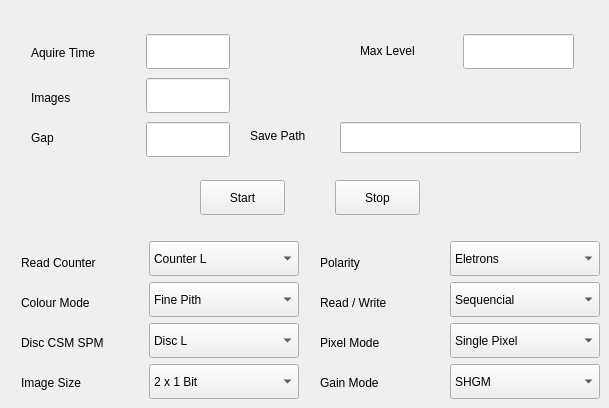
    <widget class="QWidget" name="Aquire">
     <attribute name="title">
      <string>Aquire</string>
     </attribute>
     <widget class="QLineEdit" name="Path_Input">
      <property name="geometry">
       <rect>
        <x>340</x>
        <y>122</y>
        <width>241</width>
        <height>31</height>
       </rect>
      </property>
      <property name="palette">
       <palette>
        <active>
         <colorrole role="Text">
          <brush brushstyle="SolidPattern">
           <color alpha="255">
            <red>255</red>
            <green>0</green>
            <blue>0</blue>
           </color>
          </brush>
         </colorrole>
        </active>
        <inactive>
         <colorrole role="Text">
          <brush brushstyle="SolidPattern">
           <color alpha="255">
            <red>255</red>
            <green>0</green>
            <blue>0</blue>
           </color>
          </brush>
         </colorrole>
        </inactive>
        <disabled>
         <colorrole role="Text">
          <brush brushstyle="SolidPattern">
           <color alpha="255">
            <red>159</red>
            <green>158</green>
            <blue>158</blue>
           </color>
          </brush>
         </colorrole>
        </disabled>
       </palette>
      </property>
     </widget>
     <widget class="QLabel" name="Path">
      <property name="geometry">
       <rect>
        <x>250</x>
        <y>125</y>
        <width>91</width>
        <height>21</height>
       </rect>
      </property>
      <property name="text">
       <string>Save Path</string>
      </property>
     </widget>
     <widget class="QPushButton" name="Start_Aquire">
      <property name="geometry">
       <rect>
        <x>200</x>
        <y>180</y>
        <width>85</width>
        <height>35</height>
       </rect>
      </property>
      <property name="text">
       <string>Start</string>
      </property>
     </widget>
     <widget class="QPushButton" name="Stop_Aquire">
      <property name="geometry">
       <rect>
        <x>335</x>
        <y>180</y>
        <width>85</width>
        <height>35</height>
       </rect>
      </property>
      <property name="text">
       <string>Stop</string>
      </property>
     </widget>
     <widget class="QLabel" name="Read_Couter">
      <property name="geometry">
       <rect>
        <x>21</x>
        <y>250</y>
        <width>122</width>
        <height>25</height>
       </rect>
      </property>
      <property name="text">
       <string>Read Counter</string>
      </property>
     </widget>
     <widget class="QComboBox" name="Read_Counter_Input">
      <property name="geometry">
       <rect>
        <x>149</x>
        <y>241</y>
        <width>150</width>
        <height>35</height>
       </rect>
      </property>
      <property name="focusPolicy">
       <enum>Qt::ClickFocus</enum>
      </property>
      <item>
       <property name="text">
        <string>Counter L</string>
       </property>
      </item>
      <item>
       <property name="text">
        <string>Counter H</string>
       </property>
      </item>
      <item>
       <property name="text">
        <string>Both</string>
       </property>
      </item>
     </widget>
     <widget class="QComboBox" name="Count_L_Input">
      <property name="geometry">
       <rect>
        <x>149</x>
        <y>364</y>
        <width>150</width>
        <height>35</height>
       </rect>
      </property>
      <property name="focusPolicy">
       <enum>Qt::ClickFocus</enum>
      </property>
      <item>
       <property name="text">
        <string>2 x 1 Bit</string>
       </property>
      </item>
      <item>
       <property name="text">
        <string>2 x 12 Bits</string>
       </property>
      </item>
      <item>
       <property name="text">
        <string>2 x 6 Bits</string>
       </property>
      </item>
      <item>
       <property name="text">
        <string>1 x 24 Bits</string>
       </property>
      </item>
     </widget>
     <widget class="QComboBox" name="Gain_Mode_Input">
      <property name="geometry">
       <rect>
        <x>450</x>
        <y>364</y>
        <width>150</width>
        <height>35</height>
       </rect>
      </property>
      <property name="focusPolicy">
       <enum>Qt::ClickFocus</enum>
      </property>
      <item>
       <property name="text">
        <string>SHGM</string>
       </property>
      </item>
      <item>
       <property name="text">
        <string>LGM</string>
       </property>
      </item>
      <item>
       <property name="text">
        <string>HGM</string>
       </property>
      </item>
      <item>
       <property name="text">
        <string>SLGM</string>
       </property>
      </item>
     </widget>
     <widget class="QLabel" name="Pixel_Mode">
      <property name="geometry">
       <rect>
        <x>320</x>
        <y>330</y>
        <width>94</width>
        <height>25</height>
       </rect>
      </property>
      <property name="text">
       <string>Pixel Mode</string>
      </property>
     </widget>
     <widget class="QComboBox" name="Pixel_Mode_Input">
      <property name="geometry">
       <rect>
        <x>450</x>
        <y>323</y>
        <width>150</width>
        <height>35</height>
       </rect>
      </property>
      <property name="focusPolicy">
       <enum>Qt::ClickFocus</enum>
      </property>
      <item>
       <property name="text">
        <string>Single Pixel</string>
       </property>
      </item>
      <item>
       <property name="text">
        <string>Charge Summing</string>
       </property>
      </item>
     </widget>
     <widget class="QLabel" name="Colour_Mode">
      <property name="geometry">
       <rect>
        <x>21</x>
        <y>290</y>
        <width>111</width>
        <height>25</height>
       </rect>
      </property>
      <property name="text">
       <string>Colour Mode</string>
      </property>
     </widget>
     <widget class="QLabel" name="CSM_SPM">
      <property name="geometry">
       <rect>
        <x>21</x>
        <y>330</y>
        <width>121</width>
        <height>25</height>
       </rect>
      </property>
      <property name="text">
       <string>Disc CSM SPM</string>
      </property>
     </widget>
     <widget class="QComboBox" name="Disc_CSM_SPM_Input">
      <property name="geometry">
       <rect>
        <x>149</x>
        <y>323</y>
        <width>150</width>
        <height>35</height>
       </rect>
      </property>
      <property name="focusPolicy">
       <enum>Qt::ClickFocus</enum>
      </property>
      <item>
       <property name="text">
        <string>Disc L</string>
       </property>
      </item>
      <item>
       <property name="text">
        <string>Disc H</string>
       </property>
      </item>
     </widget>
     <widget class="QLabel" name="Image_Size">
      <property name="geometry">
       <rect>
        <x>21</x>
        <y>370</y>
        <width>99</width>
        <height>25</height>
       </rect>
      </property>
      <property name="text">
       <string>Image Size</string>
      </property>
     </widget>
     <widget class="QLabel" name="Polarity">
      <property name="geometry">
       <rect>
        <x>320</x>
        <y>250</y>
        <width>66</width>
        <height>25</height>
       </rect>
      </property>
      <property name="text">
       <string>Polarity</string>
      </property>
     </widget>
     <widget class="QComboBox" name="Polarity_Input">
      <property name="geometry">
       <rect>
        <x>450</x>
        <y>241</y>
        <width>150</width>
        <height>35</height>
       </rect>
      </property>
      <property name="focusPolicy">
       <enum>Qt::ClickFocus</enum>
      </property>
      <item>
       <property name="text">
        <string>Eletrons</string>
       </property>
      </item>
      <item>
       <property name="text">
        <string>Holes</string>
       </property>
      </item>
     </widget>
     <widget class="QComboBox" name="Colour_Mode_Input">
      <property name="geometry">
       <rect>
        <x>149</x>
        <y>282</y>
        <width>150</width>
        <height>35</height>
       </rect>
      </property>
      <property name="focusPolicy">
       <enum>Qt::ClickFocus</enum>
      </property>
      <item>
       <property name="text">
        <string>Fine Pith</string>
       </property>
      </item>
      <item>
       <property name="text">
        <string>Spectroscopic</string>
       </property>
      </item>
     </widget>
     <widget class="QLabel" name="Gain_mode">
      <property name="geometry">
       <rect>
        <x>320</x>
        <y>370</y>
        <width>90</width>
        <height>25</height>
       </rect>
      </property>
      <property name="text">
       <string>Gain Mode</string>
      </property>
     </widget>
     <widget class="QLabel" name="ReadWrite">
      <property name="geometry">
       <rect>
        <x>320</x>
        <y>290</y>
        <width>120</width>
        <height>25</height>
       </rect>
      </property>
      <property name="text">
       <string>Read / Write</string>
      </property>
     </widget>
     <widget class="QComboBox" name="Read_Write_Input">
      <property name="geometry">
       <rect>
        <x>450</x>
        <y>282</y>
        <width>150</width>
        <height>35</height>
       </rect>
      </property>
      <property name="focusPolicy">
       <enum>Qt::ClickFocus</enum>
      </property>
      <item>
       <property name="text">
        <string>Sequencial</string>
       </property>
      </item>
      <item>
       <property name="text">
        <string>Continous</string>
       </property>
      </item>
     </widget>
     <widget class="QLineEdit" name="Gap_Input">
      <property name="geometry">
       <rect>
        <x>146</x>
        <y>122</y>
        <width>84</width>
        <height>35</height>
       </rect>
      </property>
      <property name="palette">
       <palette>
        <active>
         <colorrole role="Text">
          <brush brushstyle="SolidPattern">
           <color alpha="255">
            <red>255</red>
            <green>0</green>
            <blue>0</blue>
           </color>
          </brush>
         </colorrole>
        </active>
        <inactive>
         <colorrole role="Text">
          <brush brushstyle="SolidPattern">
           <color alpha="255">
            <red>255</red>
            <green>0</green>
            <blue>0</blue>
           </color>
          </brush>
         </colorrole>
        </inactive>
        <disabled>
         <colorrole role="Text">
          <brush brushstyle="SolidPattern">
           <color alpha="255">
            <red>159</red>
            <green>158</green>
            <blue>158</blue>
           </color>
          </brush>
         </colorrole>
        </disabled>
       </palette>
      </property>
      <property name="mouseTracking">
       <bool>false</bool>
      </property>
      <property name="acceptDrops">
       <bool>false</bool>
      </property>
      <property name="text">
       <string/>
      </property>
      <property name="maxLength">
       <number>5</number>
      </property>
     </widget>
     <widget class="QLineEdit" name="Aquire_Time_Input">
      <property name="geometry">
       <rect>
        <x>146</x>
        <y>34</y>
        <width>84</width>
        <height>35</height>
       </rect>
      </property>
      <property name="palette">
       <palette>
        <active>
         <colorrole role="Text">
          <brush brushstyle="SolidPattern">
           <color alpha="255">
            <red>255</red>
            <green>0</green>
            <blue>0</blue>
           </color>
          </brush>
         </colorrole>
        </active>
        <inactive>
         <colorrole role="Text">
          <brush brushstyle="SolidPattern">
           <color alpha="255">
            <red>255</red>
            <green>0</green>
            <blue>0</blue>
           </color>
          </brush>
         </colorrole>
        </inactive>
        <disabled>
         <colorrole role="Text">
          <brush brushstyle="SolidPattern">
           <color alpha="255">
            <red>159</red>
            <green>158</green>
            <blue>158</blue>
           </color>
          </brush>
         </colorrole>
        </disabled>
       </palette>
      </property>
      <property name="mouseTracking">
       <bool>false</bool>
      </property>
      <property name="acceptDrops">
       <bool>false</bool>
      </property>
      <property name="maxLength">
       <number>7</number>
      </property>
      <property name="frame">
       <bool>true</bool>
      </property>
      <property name="cursorMoveStyle">
       <enum>Qt::VisualMoveStyle</enum>
      </property>
      <property name="clearButtonEnabled">
       <bool>false</bool>
      </property>
     </widget>
     <widget class="QLabel" name="Images">
      <property name="geometry">
       <rect>
        <x>31</x>
        <y>85</y>
        <width>64</width>
        <height>25</height>
       </rect>
      </property>
      <property name="text">
       <string>Images</string>
      </property>
     </widget>
     <widget class="QLineEdit" name="NImages_Input">
      <property name="geometry">
       <rect>
        <x>146</x>
        <y>78</y>
        <width>84</width>
        <height>35</height>
       </rect>
      </property>
      <property name="palette">
       <palette>
        <active>
         <colorrole role="Text">
          <brush brushstyle="SolidPattern">
           <color alpha="255">
            <red>255</red>
            <green>0</green>
            <blue>0</blue>
           </color>
          </brush>
         </colorrole>
        </active>
        <inactive>
         <colorrole role="Text">
          <brush brushstyle="SolidPattern">
           <color alpha="255">
            <red>255</red>
            <green>0</green>
            <blue>0</blue>
           </color>
          </brush>
         </colorrole>
        </inactive>
        <disabled>
         <colorrole role="Text">
          <brush brushstyle="SolidPattern">
           <color alpha="255">
            <red>159</red>
            <green>158</green>
            <blue>158</blue>
           </color>
          </brush>
         </colorrole>
        </disabled>
       </palette>
      </property>
      <property name="mouseTracking">
       <bool>false</bool>
      </property>
      <property name="acceptDrops">
       <bool>false</bool>
      </property>
      <property name="text">
       <string/>
      </property>
      <property name="maxLength">
       <number>3</number>
      </property>
     </widget>
     <widget class="QLabel" name="Gap">
      <property name="geometry">
       <rect>
        <x>31</x>
        <y>125</y>
        <width>32</width>
        <height>25</height>
       </rect>
      </property>
      <property name="text">
       <string>Gap</string>
      </property>
     </widget>
     <widget class="QLabel" name="Aquire_Time">
      <property name="geometry">
       <rect>
        <x>31</x>
        <y>40</y>
        <width>109</width>
        <height>25</height>
       </rect>
      </property>
      <property name="text">
       <string>Aquire Time</string>
      </property>
     </widget>
     <widget class="QLabel" name="Max_Level">
      <property name="geometry">
       <rect>
        <x>360</x>
        <y>40</y>
        <width>91</width>
        <height>21</height>
       </rect>
      </property>
      <property name="text">
       <string>Max Level</string>
      </property>
     </widget>
     <widget class="QLineEdit" name="Max_Level_Input">
      <property name="geometry">
       <rect>
        <x>463</x>
        <y>34</y>
        <width>111</width>
        <height>35</height>
       </rect>
      </property>
      <property name="palette">
       <palette>
        <active>
         <colorrole role="Text">
          <brush brushstyle="SolidPattern">
           <color alpha="255">
            <red>255</red>
            <green>0</green>
            <blue>0</blue>
           </color>
          </brush>
         </colorrole>
        </active>
        <inactive>
         <colorrole role="Text">
          <brush brushstyle="SolidPattern">
           <color alpha="255">
            <red>255</red>
            <green>0</green>
            <blue>0</blue>
           </color>
          </brush>
         </colorrole>
        </inactive>
        <disabled>
         <colorrole role="Text">
          <brush brushstyle="SolidPattern">
           <color alpha="255">
            <red>159</red>
            <green>158</green>
            <blue>158</blue>
           </color>
          </brush>
         </colorrole>
        </disabled>
       </palette>
      </property>
     </widget>
    </widget>
